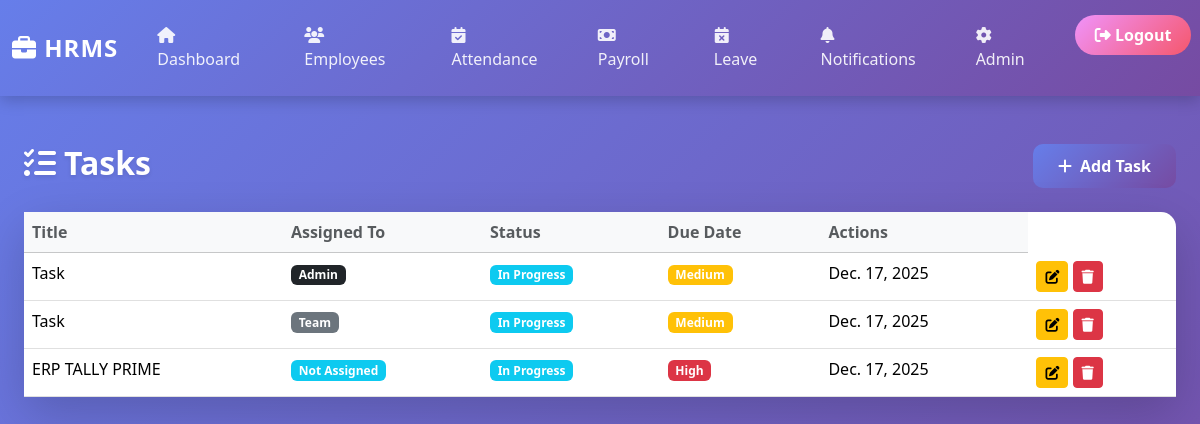
The page /task/ (signed in) on the database its author committed.
### task/models.py (models this page shows, shortened)
class Task(models.Model):
    STATUS_CHOICES = [
        ('pending', 'Pending'),
        ('in_progress', 'In Progress'),
        ('completed', 'Completed'),
    ]
    ASSIGNMENT_CHOICES = [
        ('single', 'Single Employee'),
        ('team', 'Team'),
        ('admin', 'Admin'),
    ]
    PRIORITY_CHOICES = [
        ('low', 'Low'),
        ('medium', 'Medium'),
        ('high', 'High'),
    ]
    title = models.CharField(max_length=200, default='Task')
    description = models.TextField(default='')
    assigned_to = models.CharField(max_length=20, choices=ASSIGNMENT_CHOICES, default='single')
    assigned_employee = models.ForeignKey(Employee, on_delete=models.SET_NULL, null=True, blank=True, help_text="For single assignment")
    status = models.CharField(max_length=20, choices=STATUS_CHOICES, default='pending')
    priority = models.CharField(max_length=20, choices=PRIORITY_CHOICES, default='medium')
    due_date = models.DateField(default=timezone.now)
    created_at = models.DateTimeField(auto_now_add=True)
    updated_at = models.DateTimeField(auto_now=True)
    class Meta:
        verbose_name_plural = "Tasks"

### task/views.py (the view)
# urls.py: path('', views.task_list, name='task_list'),
@login_required
def task_list(request):
    tasks = Task.objects.all().order_by('-due_date')
    context = {'tasks': tasks}
    return render(request, 'task/task_list.html', context)

### templates/task/task_list.html
{% extends 'base.html' %}
{% block content %}
<div class="container mt-5">
    <div class="row mb-4">
        <div class="col-md-8">
            <h2 class="text-white mb-0"><i class="fas fa-tasks me-2"></i>Tasks</h2>
        </div>
        <div class="col-md-4 text-end">
            <a href="{% url 'task:add_task' %}" class="btn btn-primary">
                <i class="fas fa-plus me-2"></i>Add Task
            </a>
        </div>
    </div>
    <div class="card shadow-lg border-0">
        <div class="card-body p-0">
            {% if tasks %}
                <div class="table-responsive">
                    <table class="table table-hover mb-0">
                        <thead class="table-light">
                            <tr>
                                <th class="text-muted">Title</th>
                                <th class="text-muted">Assigned To</th>
                                <th class="text-muted">Status</th>
                                <th class="text-muted">Due Date</th>
                                <th class="text-muted">Actions</th>
                            </tr>
                        </thead>
                        <tbody>
                            {% for task in tasks %}
                            <tr>
                                <td class="fw-500">{{ task.title }}</td>
                                <td>
                                    {% if task.assigned_to == 'single' %}
                                        <span class="badge bg-info">{{ task.assigned_employee.name|default:"Not Assigned" }}</span>
                                    {% elif task.assigned_to == 'team' %}
                                        <span class="badge bg-secondary">Team</span>
                                    {% else %}
                                        <span class="badge bg-dark">Admin</span>
                                    {% endif %}
                                </td>
                                <td>
                                    {% if task.status == 'pending' %}
                                        <span class="badge bg-warning">Pending</span>
                                    {% elif task.status == 'in_progress' %}
                                        <span class="badge bg-info">In Progress</span>
                                    {% else %}
                                        <span class="badge bg-success">Completed</span>
                                    {% endif %}
                                </td>
                                <td>
                                    {% if task.priority == 'high' %}
                                        <span class="badge bg-danger">High</span>
                                    {% elif task.priority == 'medium' %}
                                        <span class="badge bg-warning">Medium</span>
                                    {% else %}
                                        <span class="badge bg-success">Low</span>
                                    {% endif %}
                                </td>
                                <td>{{ task.due_date }}</td>
                                <td>
                                    <a href="{% url 'task:edit_task' task.id %}" class="btn btn-sm btn-warning">
                                        <i class="fas fa-edit"></i>
                                    </a>
                                    <a href="{% url 'task:delete_task' task.id %}" class="btn btn-sm btn-danger" onclick="return confirm('Are you sure?');">
                                        <i class="fas fa-trash"></i>
                                    </a>
                                </td>
                            </tr>
                            {% endfor %}
                        </tbody>
                    </table>
                </div>
            {% else %}
                <div class="text-center py-5">
                    <i class="fas fa-inbox fa-3x text-muted mb-3" style="opacity: 0.5;"></i>
                    <p class="text-muted">No tasks found. <a href="{% url 'task:add_task' %}">Create one</a></p>
                </div>
            {% endif %}
        </div>
    </div>
</div>
{% endblock %}

### employees/templates/base.html (style rules this page uses)
* { margin: 0; padding: 0; box-sizing: border-box; }
body { background: linear-gradient(135deg, #667eea 0%, #764ba2 100%); min-height: 100vh; font-family: 'Segoe UI', Tahoma, Geneva, Verdana, sans-serif; padding-bottom: 50px; }
.container { max-width: 1200px; margin-top: 40px; }
.card { border: none; border-radius: 15px; box-shadow: 0 8px 25px rgba(0,0,0,0.15); transition: transform 0.3s ease, box-shadow 0.3s ease; background: #fff; margin-bottom: 25px; }
table { color: #333; }
table thead { background: linear-gradient(135deg, #667eea 0%, #764ba2 100%); color: white; }
table tbody tr { transition: all 0.3s ease; border-bottom: 1px solid #e0e0e0; }
.btn-primary { background: linear-gradient(135deg, #667eea 0%, #764ba2 100%); border: none; border-radius: 10px; padding: 10px 25px; font-weight: 600; transition: all 0.3s ease; }
h1, h2, h3 { color: #fff; font-weight: 700; text-shadow: 0 2px 4px rgba(0,0,0,0.1); }

### rows shown on the page
Task: title "Task", assigned_to "Admin", status "In Progress", priority "Medium", due_date "Dec. 17, 2025"
Task: title "Task", assigned_to "Team", status "In Progress", priority "Medium", due_date "Dec. 17, 2025"
Task: title "ERP TALLY PRIME", assigned_employee.name "Not Assigned", status "In Progress", priority "High", due_date "Dec. 17, 2025"
